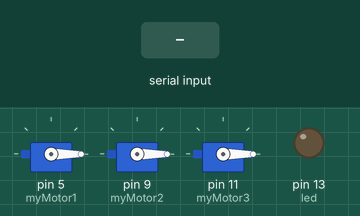
This sketch was run on a simulated Arduino Uno, built with avr-gcc and run on an emulated ATmega328P. On the bench: 3 × servo, output pins drawn as LEDs (lit = HIGH). Dashed ring = blinking. The inputs (shaded band) are chosen by the test bench. What the sketch prints to the serial monitor is not drawn.

Above: at 1.2 s.
1.3 s: "arm\n" received over Serial
At 3.0 s:
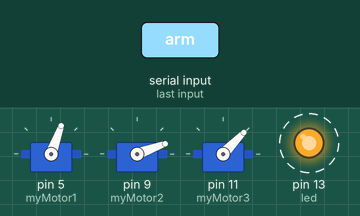
4.3 s: "90,45\n" received over Serial
At 6.7 s:
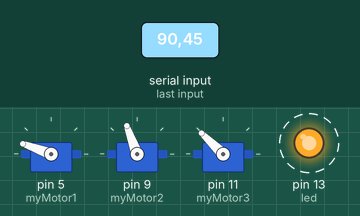
7.3 s: "30,150\n" received over Serial
At 8.8 s:
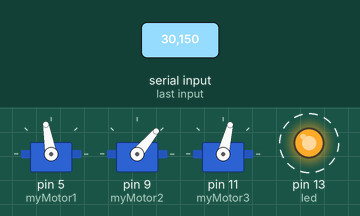
10.3 s: "67\n" received over Serial
At 10.9 s:
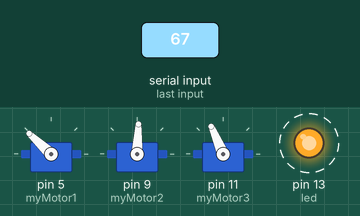
13.3 s: "90\n" received over Serial
At 14.5 s:
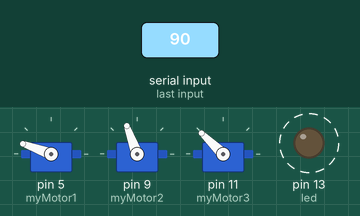
Timing chart, 0 to 17.3 s (numbered marks = the images above; inputs shaded):
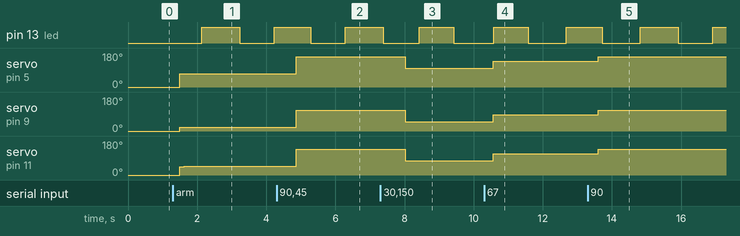

The sketch:

Drone_v1.ino
```cpp
/*
 *  This code is in the public domain.
 *  (Do whatever you want with it.)
 */

// Need the Servo library
#include <Servo.h>

unsigned long time = 0;
unsigned long ledState = 0;

// This is our motor.
Servo myMotor1, myMotor2, myMotor3;

// This is the final output
// written to the motor.
String incomingString;
int led = 13;
float voltageLevel = 0.0;
float threshold = 5.0;


// base values for arming the ESCs
// motor 1 (soldered): base == 70
// motor 2: base == 20
// motor 3: base == 70
int arming_bases[] = {70, 20, 45};
int arm_base1 = arming_bases[0]; // arms A and C
int arm_base2 = arming_bases[1]; // arms B
int arm_base3 = arming_bases[2]; // arms D

int throttling_bases[] = {70, 20, 46};
int base1 = throttling_bases[0];
int base2 = throttling_bases[1];
int base3 = throttling_bases[2];

// Set everything up
void setup()
{
    // Put the motor to Arduino pin #9
    myMotor1.attach(5);
    myMotor2.attach(9);
    myMotor3.attach(11);

    // Required for I/O from Serial monitor
    Serial.begin(9600);
    // Print a startup message
    Serial.println("initializing");
    // initialize the digital pin as an output.
    Serial.println("Ready");
    pinMode(led, OUTPUT);

    myMotor1.write(0);
    myMotor2.write(0);
    myMotor3.write(0);
}

void loop()
{
    delay(100);
    //int analogPin = 0;
    //voltageLevel = analogRead(analogPin) * 5.0 / 1024.0;
    //Serial.print("5v rail: ");
    //Serial.println(voltageLevel);

    // If there is incoming value
    if(Serial.available() > 0)
    {
        // read the value
        char ch = Serial.read();

        /*
         *  If ch isn't a newline
         *  (linefeed) character,
         *  we will add the character
         *  to the incomingString
         */
        Serial.print(ch);
        Serial.println(" >>");
        if (ch != 10 && ch != 65 && ch != 67){
            // Print out the value received
            // so that we can see what is
            // happening
            Serial.print("I have received: ");
            Serial.print(ch, DEC);
            Serial.print('\n');

            // Add the character to
            // the incomingString
            incomingString += ch;
        } else if(ch == 67) {
            incomingString = "";
            Serial.println("Cleared buffer");
        } else {
            // received a newline (linefeed) character
            // this means we are done making a string
            // print the incoming string
            Serial.println("I am printing the entire string");
            Serial.println(incomingString);

            // Convert the string to an integer
            int val = incomingString.toInt();

            // print the integer
            Serial.println("Printing the value: ");
            Serial.println(val);

            /*
             *  We only want to write an integer between
             *  0 and 180 to the motor.
             */
            if (val > -1 && val < 91)
            {
                // Print confirmation that the
                // value is between 0 and 180
                Serial.println("Value is between 0 and 180");
                // Write to Servo
                myMotor1.write(base1 + val);
                myMotor2.write(base2 + val);
                myMotor3.write(base3 + val);
            }
            // The value is not between 0 and 180.
            // We do not want write this value to
            // the motor.
            else
            {
                Serial.println("Value is NOT between 0 and 180");

                // IT'S a TRAP!
                Serial.println("Error with the input");
            }

            // Reset the value of the incomingString
            Serial.println(incomingString);
            incomingString = "";
        }

        if (incomingString == "arm") {
            Serial.print("ARMING: M1 -> ");
            Serial.print(arm_base1);
            Serial.print("M2 -> ");
            Serial.println(arm_base2);
            Serial.print("M3 -> ");
            Serial.println(arm_base3);
            myMotor1.write(arm_base1);
            myMotor2.write(arm_base2);
            myMotor3.write(arm_base3);
            incomingString = "";
        }
    }

    ping();

}

void sendMessage(char* message) {
  int messageLen = strlen(message);
  if(messageLen < 256) {
    Serial.write(messageLen);
    Serial.print(message);
  }
}

void ping()
{
      unsigned long currentTime = millis();
      if((currentTime - time) > 1000) {
        sendMessage("ping\n");
        time = currentTime;
        digitalWrite(led, ledState % 2 ? HIGH: LOW);
        ledState += 1;
        currentTime = time;
      }
}
```

Measured:
- after the input at 1.3 s, servo on pin 5 (myMotor1): 0° → 70° after 0.20 s; servo on pin 9 (myMotor2): 0° → 20° after 0.20 s; servo on pin 11 (myMotor3): 0° → 45° after 0.20 s, → 46° 0.13 s later
- after the input at 4.3 s, servo on pin 5 (myMotor1): 70° → 160° after 0.57 s; servo on pin 9 (myMotor2): 20° → 110° after 0.57 s; servo on pin 11 (myMotor3): 46° → 136° after 0.57 s
- after the input at 7.3 s, servo on pin 5 (myMotor1): 160° → 100° after 0.72 s; servo on pin 9 (myMotor2): 110° → 50° after 0.72 s; servo on pin 11 (myMotor3): 136° → 76° after 0.72 s
- after the input at 10.3 s, servo on pin 5 (myMotor1): 100° → 137° after 0.27 s; servo on pin 9 (myMotor2): 50° → 87° after 0.27 s; servo on pin 11 (myMotor3): 76° → 113° after 0.27 s
- after the input at 13.3 s, servo on pin 5 (myMotor1): 137° → 160° after 0.31 s; servo on pin 9 (myMotor2): 87° → 110° after 0.31 s; servo on pin 11 (myMotor3): 113° → 136° after 0.31 s
- by itself, pin 13 (led): alternates HIGH for 1.1 s and LOW for 1.1 s
